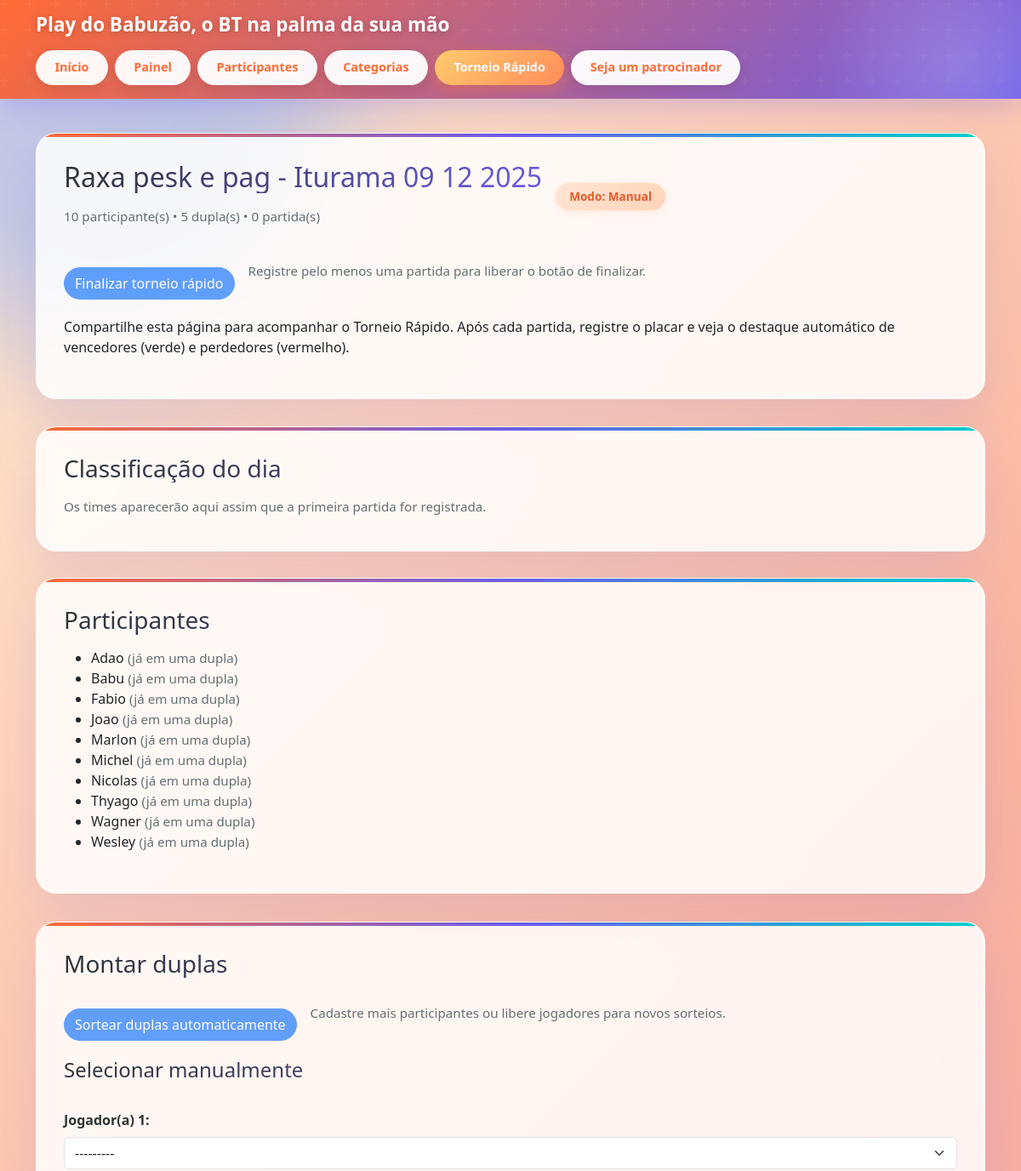
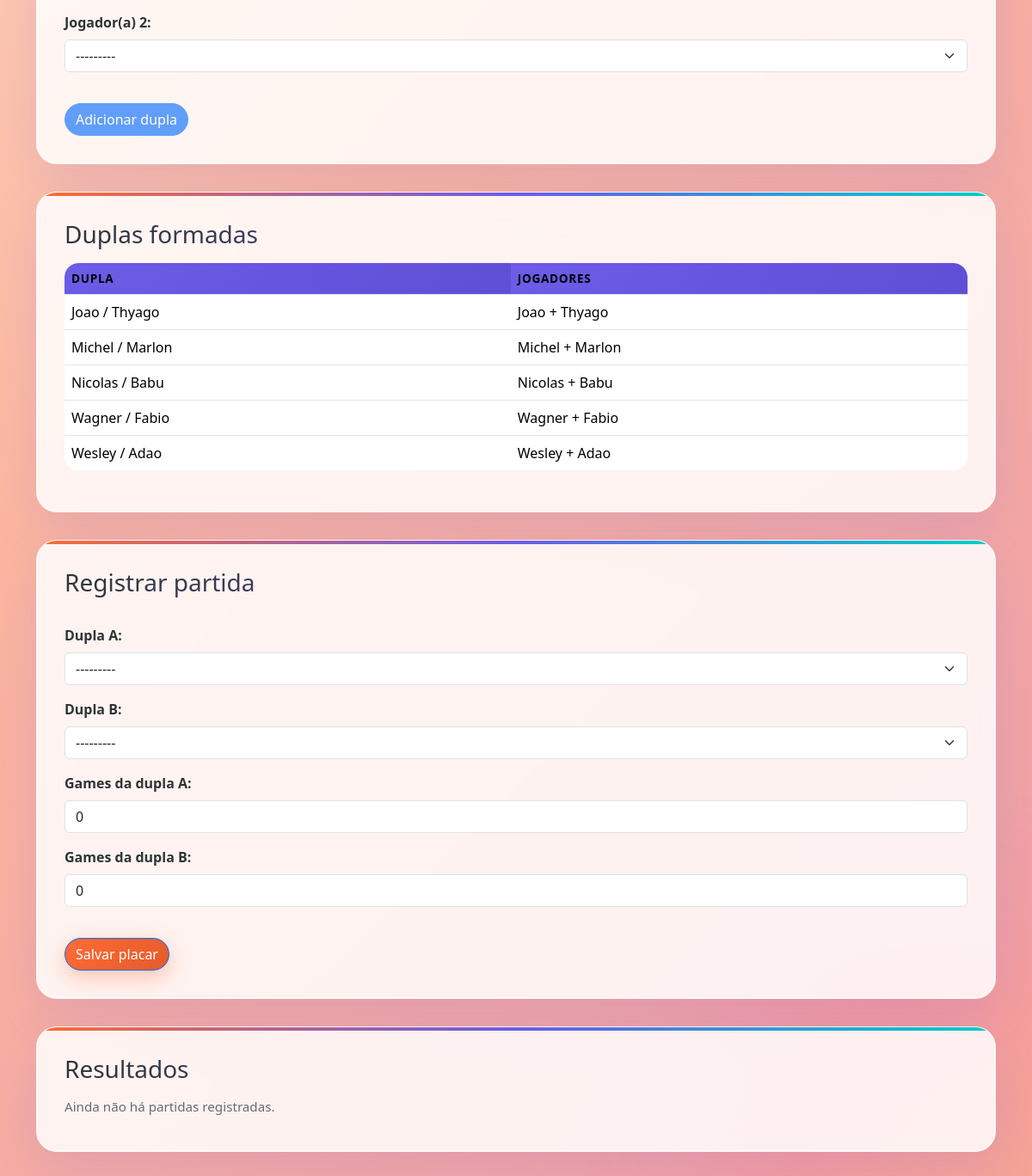
/torneio-rapido/6/, run on the app's committed database (2 pictures, top to bottom).
### tournaments/models.py (models this page shows, shortened)
class DailyGuide(models.Model):
	class PairingMode(models.TextChoices):
		UNDECIDED = "undecided", "Definir depois"
		MANUAL = "manual", "Manual"
		RANDOM = "random", "Sorteio"
	name = models.CharField(max_length=120)
	pairing_mode = models.CharField(
		max_length=10,
		choices=PairingMode.choices,
		default=PairingMode.UNDECIDED,
	)
	champion = models.ForeignKey(
		"DailyTeam",
		on_delete=models.SET_NULL,
		related_name="champion_guides",
		null=True,
		blank=True,
	)
	runner_up = models.ForeignKey(
		"DailyTeam",
		on_delete=models.SET_NULL,
		related_name="runner_up_guides",
		null=True,
		blank=True,
	)
	third_place = models.ForeignKey(
		"DailyTeam",
		on_delete=models.SET_NULL,
		related_name="third_place_guides",
		null=True,
		blank=True,
	)
	finished_at = models.DateTimeField(null=True, blank=True)
	created_at = models.DateTimeField(auto_now_add=True)
	class Meta:
		ordering = ("-created_at", "name")

class DailyParticipant(models.Model):
	guide = models.ForeignKey(
		DailyGuide,
		on_delete=models.CASCADE,
		related_name="participants",
	)
	name = models.CharField(max_length=120)
	created_at = models.DateTimeField(auto_now_add=True)
	class Meta:
		ordering = ("name",)

class DailyTeam(models.Model):
	guide = models.ForeignKey(
		DailyGuide,
		on_delete=models.CASCADE,
		related_name="daily_teams",
	)
	player_one = models.ForeignKey(
		DailyParticipant,
		on_delete=models.CASCADE,
		related_name="primary_daily_teams",
	)
	player_two = models.ForeignKey(
		DailyParticipant,
		on_delete=models.CASCADE,
		related_name="secondary_daily_teams",
	)
	name = models.CharField(max_length=160, blank=True)
	created_at = models.DateTimeField(auto_now_add=True)
	class Meta:
		ordering = ("name",)
		constraints = [
			models.CheckConstraint(
				check=~Q(player_one=models.F("player_two")),
				name="daily_team_distinct_players",
			),
		]
	def __str__(self) -> str:  # pragma: no cover
		return self.name

### tournaments/views.py (the view)
# urls.py: path("torneio-rapido/<int:pk>/", views.daily_guide_detail, name="daily_guide_detail"),
def daily_guide_detail(request, pk: int):
	guide = get_object_or_404(
		DailyGuide.objects.prefetch_related("participants", "daily_teams", "matches"), pk=pk
	)
	participants = guide.participants.order_by("name")
	available_participants = guide.participants.filter(
		primary_daily_teams__isnull=True,
		secondary_daily_teams__isnull=True,
	).order_by("name")
	pair_form = DailyPairForm(guide, prefix="pair")
	match_form = DailyMatchForm(guide, prefix="match")
	editing_match: DailyMatch | None = None
	if request.method == "POST":
		action = request.POST.get("action")
		if guide.finished_at and action != "finalize":
			messages.warning(request, "Este torneio rápido já foi finalizado e não pode mais ser editado.")
			return redirect("tournaments:daily_guide_detail", pk=guide.pk)
		if action == "manual_pair":
			pair_form = DailyPairForm(guide, request.POST, prefix="pair")
			if pair_form.is_valid():
				pair_form.save()
				if guide.pairing_mode == DailyGuide.PairingMode.UNDECIDED:
					guide.pairing_mode = DailyGuide.PairingMode.MANUAL
					guide.save(update_fields=["pairing_mode"])
				messages.success(request, "Dupla adicionada ao Torneio Rápido.")
				return redirect("tournaments:daily_guide_detail", pk=guide.pk)
		elif action == "random_pair":
			paired = _pair_randomly(guide)
			if paired:
				guide.pairing_mode = DailyGuide.PairingMode.RANDOM
				guide.save(update_fields=["pairing_mode"])
				messages.success(request, f"{paired} dupla(s) sorteada(s).")
			else:
				messages.warning(request, "Não há participantes suficientes livres para sortear.")
			return redirect("tournaments:daily_guide_detail", pk=guide.pk)
		elif action == "record_match":
			match_form = DailyMatchForm(guide, request.POST, prefix="match")
			if match_form.is_valid():
				match_form.save()
				messages.success(request, "Resultado registrado com sucesso.")
				return redirect("tournaments:daily_guide_detail", pk=guide.pk)
		elif action == "update_match":
			match_id = request.POST.get("match_id")
			target_match = guide.matches.filter(pk=match_id).first()
			if not target_match:
				messages.error(request, "Partida não encontrada para edição.")
				return redirect("tournaments:daily_guide_detail", pk=guide.pk)
			editing_match = target_match
			match_form = DailyMatchForm(guide, request.POST, prefix="match", instance=target_match)
			if match_form.is_valid():
				match_form.save()
				messages.success(request, "Resultado atualizado com sucesso.")
				return redirect("tournaments:daily_guide_detail", pk=guide.pk)
		elif action == "finalize":
			if guide.finished_at:
				messages.info(request, "Este torneio rápido já foi finalizado.")
				return redirect("tournaments:daily_guide_detail", pk=guide.pk)
			if not guide.matches.exists():
				messages.warning(request, "Registre ao menos uma partida antes de finalizar.")
				return redirect("tournaments:daily_guide_detail", pk=guide.pk)
			standings = _daily_standings(guide)
			if not any(row["matches"] for row in standings):
				messages.warning(request, "Nenhum resultado computado para determinar o campeão.")
				return redirect("tournaments:daily_guide_detail", pk=guide.pk)
			champion_team = standings[0]["team"] if standings else None
			runner_up_team = standings[1]["team"] if len(standings) > 1 else None
			third_team = standings[2]["team"] if len(standings) > 2 else None
			guide.champion = champion_team
			guide.runner_up = runner_up_team
			guide.third_place = third_team
			guide.finished_at = timezone.now()
			guide.save(update_fields=["champion", "runner_up", "third_place", "finished_at"])
			messages.success(request, "Torneio rápido finalizado. Campeões registrados!")
			return redirect("tournaments:daily_guide_detail", pk=guide.pk)
	else:
		edit_match_id = request.GET.get("editar")
		if edit_match_id:
			editing_match = guide.matches.filter(pk=edit_match_id).first()
			if editing_match:
				match_form = DailyMatchForm(guide, prefix="match", instance=editing_match)
	matches = guide.matches.select_related("team_one", "team_two", "winner").all()
	teams = guide.daily_teams.select_related("player_one", "player_two").order_by("name")
	assigned_ids = set(guide.daily_teams.values_list("player_one_id", flat=True)) | set(
		guide.daily_teams.values_list("player_two_id", flat=True)
	)
	manual_pair_available = pair_form.fields["player_one"].queryset.exists()
	standings = _daily_standings(guide)
	can_finalize = not guide.finished_at and guide.matches.exists()
	allow_editing = guide.finished_at is None
	podium = {
		"champion": guide.champion,
		"runner_up": guide.runner_up,
		"third_place": guide.third_place,
		"finished_at": guide.finished_at,
	}
	return render(
		request,
		"tournaments/daily_guide_detail.html",
		{
			"guide": guide,
			"participants": participants,
			"assigned_participant_ids": assigned_ids,
			"available_participants": available_participants,
			"pair_form": pair_form,
			"match_form": match_form,
			"editing_match": editing_match,
			"teams": teams,
			"matches": matches,
			"manual_pair_available": manual_pair_available,
			"standings": standings,
			"can_finalize": can_finalize,
			"allow_editing": allow_editing,
			"podium": podium,
		},
	)

### tournaments/templates/tournaments/daily_guide_detail.html (shortened to what this page needs)
{% extends "base.html" %}
{% block content %}
<section class="card">
    <div class="actions-row">
        <div>
            <h2>{{ guide.name }}</h2>
            <p class="muted-text">{{ participants|length }} participante(s) • {{ teams|length }} dupla(s) • {{ matches|length }} partida(s)</p>
        </div>
        <span class="status-badge">Modo: {{ guide.get_pairing_mode_display }}</span>
    </div>
    <div class="actions-row">
        {% if guide.finished_at %}
            <span class="status-badge status-badge--success">Finalizado em {{ guide.finished_at|date:"d/m/Y H:i" }}</span>
        {% else %}
            <form method="post">
                <button type="submit" {% if not can_finalize %}disabled{% endif %}>Finalizar torneio rápido</button>
            </form>
            {% if not can_finalize %}
                <span class="muted-text">Registre pelo menos uma partida para liberar o botão de finalizar.</span>
            {% endif %}
        {% endif %}
    </div>
    <p>Compartilhe esta página para acompanhar o Torneio Rápido. Após cada partida, registre o placar e veja o destaque automático de vencedores (verde) e perdedores (vermelho).</p>
</section>
<section class="card">
    <h3>Classificação do dia</h3>
    {% if matches %}
        <div class="table-wrapper">
            <table>
                <thead>
                    <tr>
                        <th>#</th>
                        <th>Dupla</th>
                        <th>J</th>
                        <th>V</th>
                        <th>D</th>
                        <th>Games +</th>
                        <th>Games -</th>
                        <th>Saldo</th>
                    </tr>
                </thead>
                <tbody>
                    {% for row in standings %}
                        <tr>
                            <td>{{ forloop.counter }}</td>
                            <td>{{ row.team.name }}</td>
                            <td>{{ row.matches }}</td>
                            <td>{{ row.wins }}</td>
                            <td>{{ row.losses }}</td>
                            <td>{{ row.games_for }}</td>
                            <td>{{ row.games_against }}</td>
                            <td>{{ row.game_diff }}</td>
                        </tr>
                    {% endfor %}
                </tbody>
            </table>
        </div>
    {% else %}
        <p class="muted-text">Os times aparecerão aqui assim que a primeira partida for registrada.</p>
    {% endif %}
</section>
<section class="card">
    <h3>Participantes</h3>
    <ul>
        {% for participant in participants %}
            <li>
                {{ participant.name }}
                {% if participant.id in assigned_participant_ids %}
                    <small class="muted-text">(já em uma dupla)</small>
                {% endif %}
            </li>
        {% endfor %}
    </ul>
</section>
<section class="card">
    <h3>Montar duplas</h3>
    {% if allow_editing %}
        <div class="actions-row">
            <form method="post">
                <button type="submit" {% if available_participants|length < 2 %}disabled{% endif %}>Sortear duplas automaticamente</button>
            </form>
            {% if available_participants|length < 2 %}
                <span class="muted-text">Cadastre mais participantes ou libere jogadores para novos sorteios.</span>
            {% endif %}
        </div>
        <h4>Selecionar manualmente</h4>
        <form method="post">
            {{ pair_form.as_p }}
            <button type="submit" {% if not manual_pair_available %}disabled{% endif %}>Adicionar dupla</button>
        </form>
    {% else %}
        <p class="muted-text">Este torneio foi finalizado. A formação de novas duplas está bloqueada.</p>
    {% endif %}
</section>
<section class="card">
    <h3>Duplas formadas</h3>
    <div class="table-wrapper">
        <table>
            <thead>
                <tr>
                    <th>Dupla</th>
                    <th>Jogadores</th>
                </tr>
            </thead>
            <tbody>
                {% for team in teams %}
                    <tr>
                        <td>{{ team.name }}</td>
                        <td>{{ team.player_one.name }} + {{ team.player_two.name }}</td>
                    </tr>
                {% empty %}
                    <tr><td colspan="2">Monte ou sorteie as duplas para começar.</td></tr>
                {% endfor %}
            </tbody>
        </table>
    </div>
</section>
<section class="card">
    <h3>Registrar partida</h3>
    {% if not allow_editing %}
        <p class="muted-text">Este torneio foi finalizado. Novos resultados não podem ser registrados.</p>
    {% elif teams|length < 2 %}
        <p class="muted-text">Cadastre pelo menos duas duplas para liberar o registro de partidas.</p>
    {% else %}
        <form method="post">
            {{ match_form.as_p }}
            <button type="submit">{% if editing_match %}Atualizar placar{% else %}Salvar placar{% endif %}</button>
        </form>
    {% endif %}
</section>
<section class="card">
    <h3>Resultados</h3>
    {% for match in matches %}
        <div class="match-result">
            <div class="match-result__team {% if match.winner_id == match.team_one_id %}match-result__team--winner{% elif match.winner %}match-result__team--loser{% endif %}">
                <span>{{ match.team_one.name }}</span>
                <span>{{ match.team_one_score }}</span>
            </div>
            <div class="match-result__team {% if match.winner_id == match.team_two_id %}match-result__team--winner{% elif match.winner %}match-result__team--loser{% endif %}">
                <span>{{ match.team_two.name }}</span>
                <span>{{ match.team_two_score }}</span>
            </div>
            {% if allow_editing %}
                <div>
                    <a class="btn-secondary" href="{% url 'tournaments:daily_guide_detail' guide.pk %}?editar={{ match.id }}">Editar</a>
                </div>
            {% endif %}
        </div>
    {% empty %}
        <p class="muted-text">Ainda não há partidas registradas.</p>
    {% endfor %}
</section>
{% endblock %}

### data on the page
DailyGuide: name "Raxa pesk e pag - Iturama 09 12 2025", pairing_mode "Manual"
DailyParticipant: name "Adao", shows "(já em uma dupla)"
DailyParticipant: name "Babu", shows "(já em uma dupla)"
DailyParticipant: name "Fabio", shows "(já em uma dupla)"
DailyParticipant: name "Joao", shows "(já em uma dupla)"
DailyParticipant: name "Marlon", shows "(já em uma dupla)"
DailyParticipant: name "Michel", shows "(já em uma dupla)"
DailyParticipant: name "Nicolas", shows "(já em uma dupla)"
DailyParticipant: name "Thyago", shows "(já em uma dupla)"
DailyParticipant: name "Wagner", shows "(já em uma dupla)"
DailyParticipant: name "Wesley", shows "(já em uma dupla)"
DailyTeam: name "Joao / Thyago", player_one.name "Joao", player_two.name "Thyago"
DailyTeam: name "Michel / Marlon", player_one.name "Michel", player_two.name "Marlon"
DailyTeam: name "Nicolas / Babu", player_one.name "Nicolas", player_two.name "Babu"
DailyTeam: name "Wagner / Fabio", player_one.name "Wagner", player_two.name "Fabio"
DailyTeam: name "Wesley / Adao", player_one.name "Wesley", player_two.name "Adao"

### other printed values
{{ participants|length }} "10"
{{ teams|length }} "5"
{{ matches|length }} "0"
